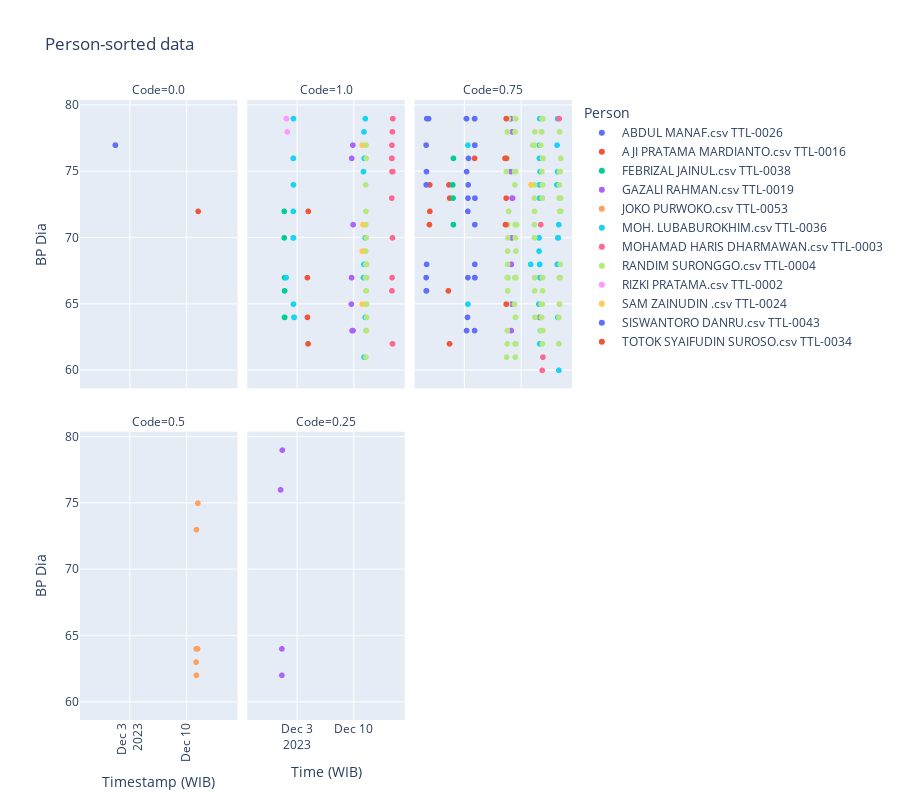
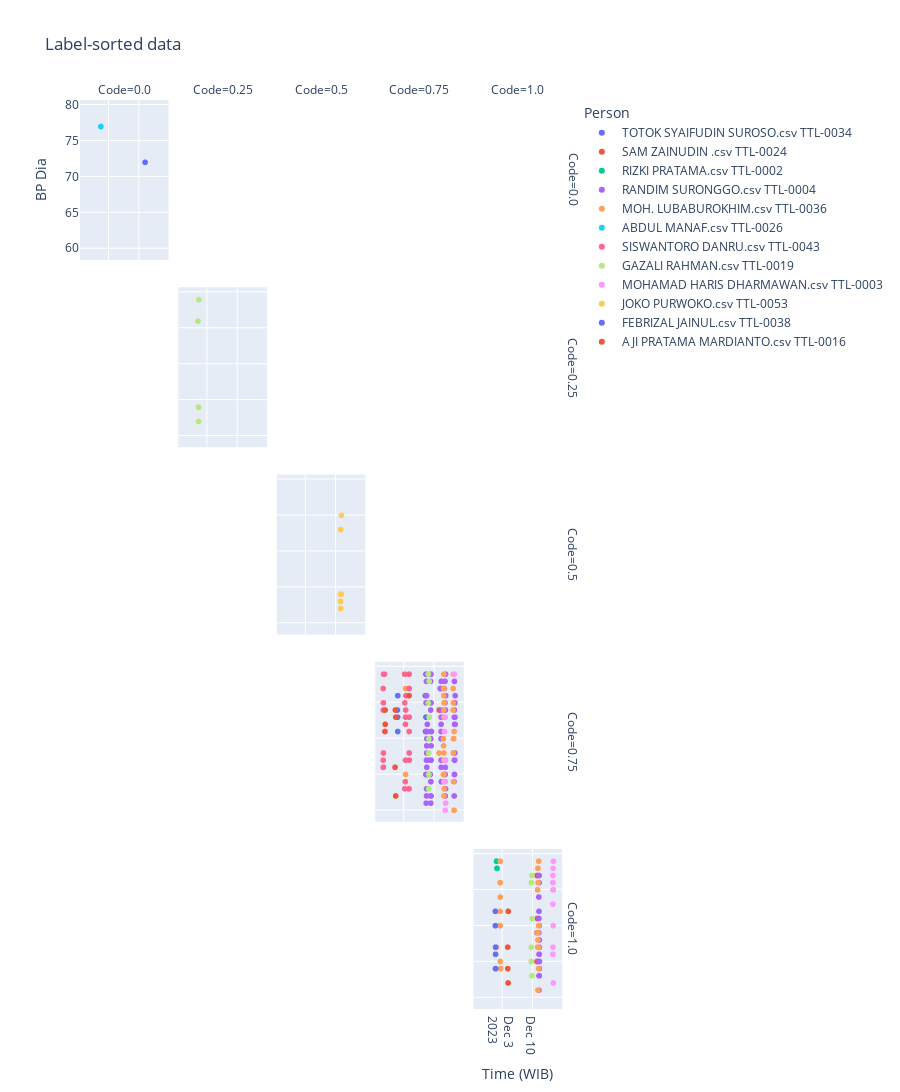

The notebook cell saved with these charts, in order:
### Code cell
# Label-based
import pandas as pd
import plotly.express as px

# Load data from files A.csv and B.csv
file_person = "/home/ihsannh17/Downloads/RMP/github-repos/etc/2023-12-(04-14)_Person.csv" 
file_label  = "/home/ihsannh17/Downloads/RMP/github-repos/etc/2023-12-(04-14)_Label.csv"
data_A = pd.read_csv(file_person)
data_B = pd.read_csv(file_label)

# Merge 'Name' and 'Device Code' columns, ignore 'Event'
data_A['Person'] = data_A['Name'] + ' ' + data_A['Device Code']
data_A.drop(columns=['Name', 'Device Code', 'Event'], inplace=True)

data_B['Person'] = data_B['Name'] + ' ' + data_B['Device Code']
data_B.drop(columns=['Name', 'Device Code', 'Event'], inplace=True)

# Plot for Person-sorted data
fig_person = px.scatter(data_A, x='Time (WIB)', y='BP Dia', color='Person', facet_col='Code',
                        facet_col_wrap=3, title='Person-sorted data')
fig_person.update_xaxes(matches='x')
fig_person.update_layout(height=800, xaxis=dict(title='Timestamp (WIB)', tickangle=-90))

# Plot for Label-sorted data
fig_label = px.scatter(data_B, x='Time (WIB)', y='BP Dia', color='Person', facet_row='Code', facet_col='Code',
                       facet_col_wrap=3, title='Label-sorted data')
fig_label.update_xaxes(matches='x')
fig_label.update_layout(height=1200, xaxis=dict(title='Timestamp (WIB)', tickangle=-90))

# Display the plots
fig_person.show()
fig_label.show()
